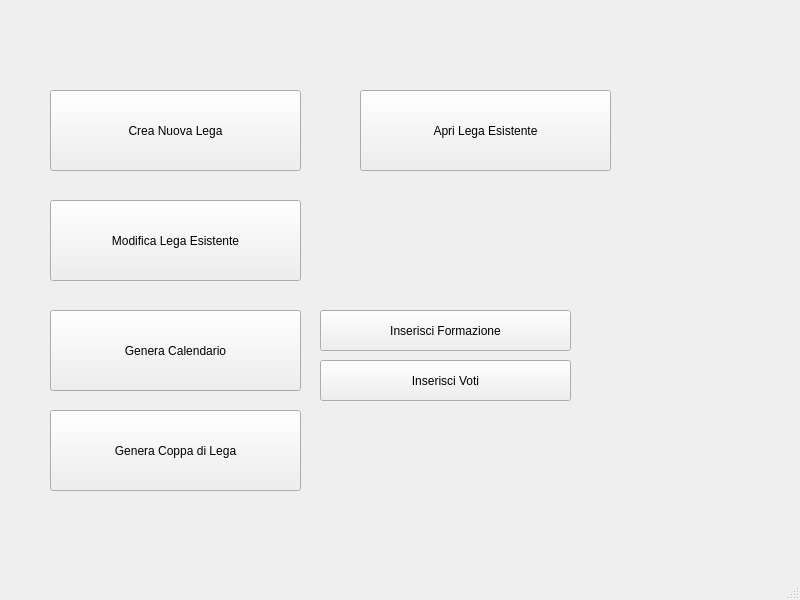
<?xml version="1.0" encoding="UTF-8"?>
<ui version="4.0">
 <class>MainWindow</class>
 <widget class="QMainWindow" name="MainWindow">
  <property name="geometry">
   <rect>
    <x>0</x>
    <y>0</y>
    <width>800</width>
    <height>600</height>
   </rect>
  </property>
  <property name="windowTitle">
   <string>MainWindow</string>
  </property>
  <widget class="QWidget" name="centralwidget">
   <widget class="QPushButton" name="pushButtonNew">
    <property name="geometry">
     <rect>
      <x>50</x>
      <y>90</y>
      <width>251</width>
      <height>81</height>
     </rect>
    </property>
    <property name="text">
     <string>Crea Nuova Lega</string>
    </property>
   </widget>
   <widget class="QPushButton" name="pushButtonUpdate">
    <property name="geometry">
     <rect>
      <x>50</x>
      <y>200</y>
      <width>251</width>
      <height>81</height>
     </rect>
    </property>
    <property name="text">
     <string>Modifica Lega Esistente</string>
    </property>
   </widget>
   <widget class="QPushButton" name="pushButtonFixtures">
    <property name="geometry">
     <rect>
      <x>50</x>
      <y>310</y>
      <width>251</width>
      <height>81</height>
     </rect>
    </property>
    <property name="text">
     <string>Genera Calendario</string>
    </property>
   </widget>
   <widget class="QPushButton" name="pushButtonCup">
    <property name="geometry">
     <rect>
      <x>50</x>
      <y>410</y>
      <width>251</width>
      <height>81</height>
     </rect>
    </property>
    <property name="text">
     <string>Genera Coppa di Lega</string>
    </property>
   </widget>
   <widget class="QPushButton" name="pushButtonOpen">
    <property name="geometry">
     <rect>
      <x>360</x>
      <y>90</y>
      <width>251</width>
      <height>81</height>
     </rect>
    </property>
    <property name="text">
     <string>Apri Lega Esistente</string>
    </property>
   </widget>
   <widget class="QPushButton" name="pushButtonInsertLineup">
    <property name="geometry">
     <rect>
      <x>320</x>
      <y>310</y>
      <width>251</width>
      <height>41</height>
     </rect>
    </property>
    <property name="text">
     <string>Inserisci Formazione</string>
    </property>
   </widget>
   <widget class="QPushButton" name="pushButtonInsertVotes">
    <property name="geometry">
     <rect>
      <x>320</x>
      <y>360</y>
      <width>251</width>
      <height>41</height>
     </rect>
    </property>
    <property name="text">
     <string>Inserisci Voti</string>
    </property>
   </widget>
  </widget>
  <widget class="QMenuBar" name="menubar">
   <property name="geometry">
    <rect>
     <x>0</x>
     <y>0</y>
     <width>800</width>
     <height>23</height>
    </rect>
   </property>
  </widget>
  <widget class="QStatusBar" name="statusbar"/>
 </widget>
 <resources/>
 <connections/>
</ui>
